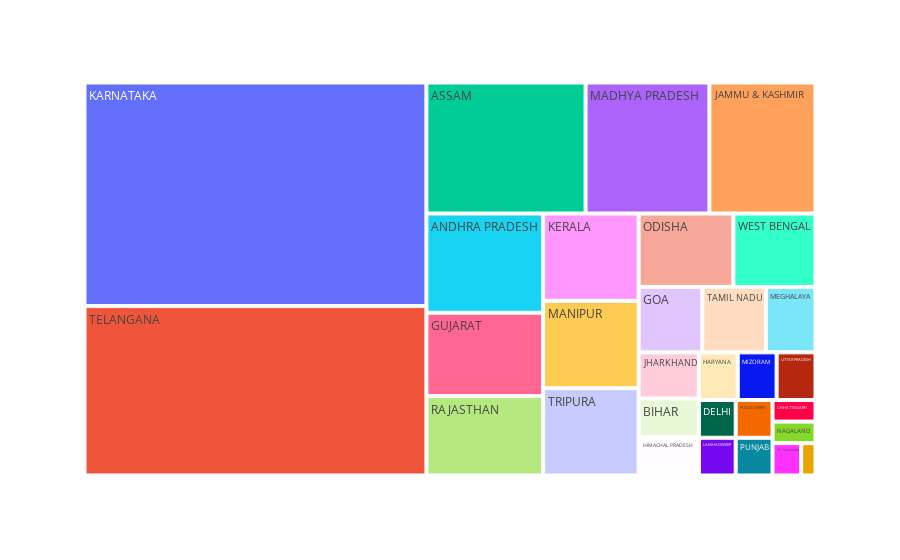

Here is the notebook cell this chart was saved with:
### Markdown cell above
# Water bodies in each state

### Code cell
import plotly.express as px

ax= px.treemap(d,path=["State Name"])
ax.show()

### Figure 1 — Plotly figure (JSON) as saved in the notebook; plotly's stock layout.template omitted (floating-point values rounded to 4 significant figures)
{"data": [{"branchvalues": "total", "domain": {"x": [0, 1], "y": [0, 1]}, "hovertemplate": "labels=%{label}<br>count=%{value}<br>parent=%{parent}<br>id=%{id}<extra></extra>", "ids": ["ANDHRA PRADESH", "ASSAM", "BIHAR", "CHANDIGARH", "CHHATTISGARH", "DELHI", "GOA", "GUJARAT", "HARYANA", "HIMACHAL PRADESH", "JAMMU & KASHMIR", "JHARKHAND", "KARNATAKA", "KERALA", "LAKSHADWEEP", "MADHYA PRADESH", "MANIPUR", "MEGHALAYA", "MIZORAM", "NAGALAND", "ODISHA", "PUDUCHERRY", "PUNJAB", "RAJASTHAN", "TAMIL NADU", "TELANGANA", "TRIPURA", "UTTAR PRADESH", "UTTARAKHAND", "WEST BENGAL"], "labels": ["ANDHRA PRADESH", "ASSAM", "BIHAR", "CHANDIGARH", "CHHATTISGARH", "DELHI", "GOA", "GUJARAT", "HARYANA", "HIMACHAL PRADESH", "JAMMU & KASHMIR", "JHARKHAND", "KARNATAKA", "KERALA", "LAKSHADWEEP", "MADHYA PRADESH", "MANIPUR", "MEGHALAYA", "MIZORAM", "NAGALAND", "ODISHA", "PUDUCHERRY", "PUNJAB", "RAJASTHAN", "TAMIL NADU", "TELANGANA", "TRIPURA", "UTTAR PRADESH", "UTTARAKHAND", "WEST BENGAL"], "name": "", "parents": ["", "", "", "", "", "", "", "", "", "", "", "", "", "", "", "", "", "", "", "", "", "", "", "", "", "", "", "", "", ""], "type": "treemap", "values": [25, 45, 5, 1, 2, 3, 9, 21, 4, 5, 30, 6, 165, 18, 3, 35, 18, 7, 4, 2, 15, 3, 3, 20, 9, 125, 18, 4, 2, 13]}], "layout": {"legend": {"tracegroupgap": 0}, "margin": {"t": 60}}}
